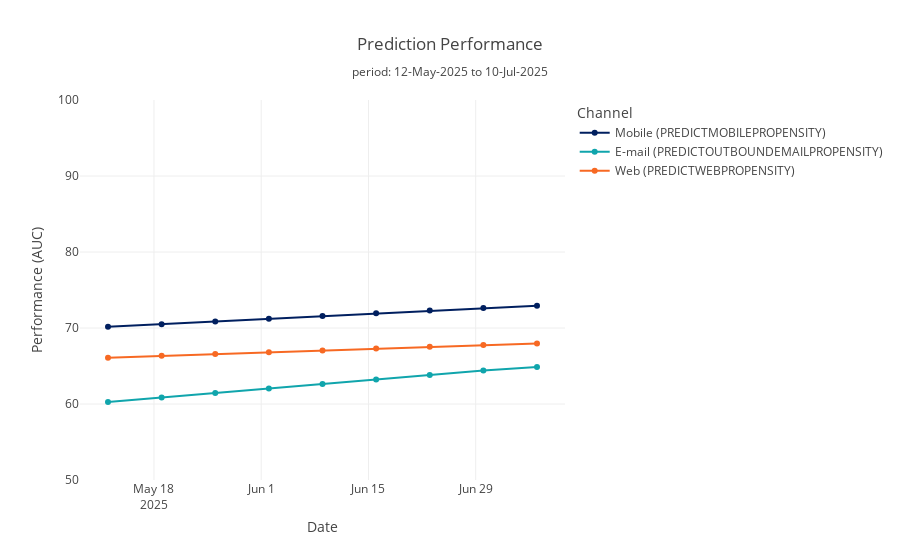

Notebook cell for this chart:
### Markdown cell above
# Prediction Trends

Summarization by default is over all time. You can pass in an argument to summarize by day, week or any other period as supported by the (Polars time offset string language)[https://docs.pola.rs/api/python/stable/reference/expressions/api/polars.Expr.dt.offset_by.html].

This trend data can then easily be visualized.

### Code cell
prediction.plot.performance_trend("1w")

### Figure 1 — Plotly figure (JSON) as saved in the notebook; plotly's stock layout.template omitted (floating-point values rounded to 4 significant figures)
{"data": [{"customdata": [["7 days", 3658.0, 126000, 5303.0, 126000, 0.04039, 2520, 126000, 0.01961, 3150, 126000, 0.02439], ["7 days", 3699.0, 126000, 5428.0, 126000, 0.0413, 2520, 126000, 0.01961, 3150, 126000, 0.02439], ["7 days", 3741.0, 126000, 5553.0, 126000, 0.04221, 2520, 126000, 0.01961, 3150, 126000, 0.02439], ["7 days", 3782.0, 126000, 5677.0, 126000, 0.04311, 2520, 126000, 0.01961, 3150, 126000, 0.02439], ["7 days", 3824.0, 126000, 5802.0, 126000, 0.04402, 2520, 126000, 0.01961, 3150, 126000, 0.02439], ["7 days", 3865.0, 126000, 5926.0, 126000, 0.04492, 2520, 126000, 0.01961, 3150, 126000, 0.02439], ["7 days", 3907.0, 126000, 6051.0, 126000, 0.04582, 2520, 126000, 0.01961, 3150, 126000, 0.02439], ["7 days", 3948.0, 126000, 6175.0, 126000, 0.04672, 2520, 126000, 0.01961, 3150, 126000, 0.02439], ["4 days", 2275.0, 72000, 3585.0, 72000, 0.04743, 1440, 72000, 0.01961, 1800, 72000, 0.02439]], "hovertemplate": "Prediction=Mobile (PREDICTMOBILEPROPENSITY)<br>Date=%{x}<br>Performance=%{y}<br>Period=%{customdata[0]}<br>Positives=%{customdata[1]}<br>Negatives=%{customdata[2]}<br>Positives_Test=%{customdata[3]}<br>Negatives_Test=%{customdata[4]}<br>CTR_Test=%{customdata[5]:.3%}<br>Positives_Control=%{customdata[6]}<br>Negatives_Control=%{customdata[7]}<br>CTR_Control=%{customdata[8]:.3%}<br>Positives_NBA=%{customdata[9]}<br>Negatives_NBA=%{customdata[10]}<br>CTR_NBA=%{customdata[11]:.3%}<extra></extra>", "legendgroup": "Mobile (PREDICTMOBILEPROPENSITY)", "line": {"color": "#001F5F", "dash": "solid"}, "marker": {"symbol": "circle"}, "mode": "lines+markers", "name": "Mobile (PREDICTMOBILEPROPENSITY)", "orientation": "v", "showlegend": true, "type": "scatter", "x": ["2025-05-12", "2025-05-19", "2025-05-26", "2025-06-02", "2025-06-09", "2025-06-16", "2025-06-23", "2025-06-30", "2025-07-07"], "xaxis": "x", "y": [70.15, 70.51, 70.86, 71.22, 71.58, 71.93, 72.29, 72.64, 72.92], "yaxis": "y"}, {"customdata": [["7 days", 2674.0, 210000, 3403.0, 210000, 0.01595, 2100, 210000, 0.009901, 2520, 210000, 0.01186], ["7 days", 2707.0, 210000, 3502.0, 210000, 0.0164, 2100, 210000, 0.009901, 2520, 210000, 0.01186], ["7 days", 2741.0, 210000, 3602.0, 210000, 0.01686, 2100, 210000, 0.009901, 2520, 210000, 0.01186], ["7 days", 2774.0, 210000, 3702.0, 210000, 0.01732, 2100, 210000, 0.009901, 2520, 210000, 0.01186], ["7 days", 2807.0, 210000, 3801.0, 210000, 0.01778, 2100, 210000, 0.009901, 2520, 210000, 0.01186], ["7 days", 2840.0, 210000, 3901.0, 210000, 0.01824, 2100, 210000, 0.009901, 2520, 210000, 0.01186], ["7 days", 2874.0, 210000, 4001.0, 210000, 0.01869, 2100, 210000, 0.009901, 2520, 210000, 0.01186], ["7 days", 2907.0, 210000, 4100.0, 210000, 0.01915, 2100, 210000, 0.009901, 2520, 210000, 0.01186], ["4 days", 1676.0, 120000, 2388.0, 120000, 0.01951, 1200, 120000, 0.009901, 1440, 120000, 0.01186]], "hovertemplate": "Prediction=E-mail (PREDICTOUTBOUNDEMAILPROPENSITY)<br>Date=%{x}<br>Performance=%{y}<br>Period=%{customdata[0]}<br>Positives=%{customdata[1]}<br>Negatives=%{customdata[2]}<br>Positives_Test=%{customdata[3]}<br>Negatives_Test=%{customdata[4]}<br>CTR_Test=%{customdata[5]:.3%}<br>Positives_Control=%{customdata[6]}<br>Negatives_Control=%{customdata[7]}<br>CTR_Control=%{customdata[8]:.3%}<br>Positives_NBA=%{customdata[9]}<br>Negatives_NBA=%{customdata[10]}<br>CTR_NBA=%{customdata[11]:.3%}<extra></extra>", "legendgroup": "E-mail (PREDICTOUTBOUNDEMAILPROPENSITY)", "line": {"color": "#10A5AC", "dash": "solid"}, "marker": {"symbol": "circle"}, "mode": "lines+markers", "name": "E-mail (PREDICTOUTBOUNDEMAILPROPENSITY)", "orientation": "v", "showlegend": true, "type": "scatter", "x": ["2025-05-12", "2025-05-19", "2025-05-26", "2025-06-02", "2025-06-09", "2025-06-16", "2025-06-23", "2025-06-30", "2025-07-07"], "xaxis": "x", "y": [60.25, 60.85, 61.44, 62.03, 62.63, 63.22, 63.81, 64.41, 64.87], "yaxis": "y"}, {"customdata": [["7 days", 40470.0, 840000, 60080.0, 840000, 0.06675, 29400, 840000, 0.03382, 31920, 840000, 0.03661], ["7 days", 41460.0, 840000, 63070.0, 840000, 0.06984, 29400, 840000, 0.03382, 31920, 840000, 0.03661], ["7 days", 42460.0, 840000, 66060.0, 840000, 0.07291, 29400, 840000, 0.03382, 31920, 840000, 0.03661], ["7 days", 43460.0, 840000, 69050.0, 840000, 0.07596, 29400, 840000, 0.03382, 31920, 840000, 0.03661], ["7 days", 44450.0, 840000, 72040.0, 840000, 0.07899, 29400, 840000, 0.03382, 31920, 840000, 0.03661], ["7 days", 45450.0, 840000, 75030.0, 840000, 0.082, 29400, 840000, 0.03382, 31920, 840000, 0.03661], ["7 days", 46450.0, 840000, 78020.0, 840000, 0.08499, 29400, 840000, 0.03382, 31920, 840000, 0.03661], ["7 days", 47440.0, 840000, 81010.0, 840000, 0.08796, 29400, 840000, 0.03382, 31920, 840000, 0.03661], ["4 days", 27560.0, 480000, 47630.0, 480000, 0.09028, 16800, 480000, 0.03382, 18240, 480000, 0.03661]], "hovertemplate": "Prediction=Web (PREDICTWEBPROPENSITY)<br>Date=%{x}<br>Performance=%{y}<br>Period=%{customdata[0]}<br>Positives=%{customdata[1]}<br>Negatives=%{customdata[2]}<br>Positives_Test=%{customdata[3]}<br>Negatives_Test=%{customdata[4]}<br>CTR_Test=%{customdata[5]:.3%}<br>Positives_Control=%{customdata[6]}<br>Negatives_Control=%{customdata[7]}<br>CTR_Control=%{customdata[8]:.3%}<br>Positives_NBA=%{customdata[9]}<br>Negatives_NBA=%{customdata[10]}<br>CTR_NBA=%{customdata[11]:.3%}<extra></extra>", "legendgroup": "Web (PREDICTWEBPROPENSITY)", "line": {"color": "#F76923", "dash": "solid"}, "marker": {"symbol": "circle"}, "mode": "lines+markers", "name": "Web (PREDICTWEBPROPENSITY)", "orientation": "v", "showlegend": true, "type": "scatter", "x": ["2025-05-12", "2025-05-19", "2025-05-26", "2025-06-02", "2025-06-09", "2025-06-16", "2025-06-23", "2025-06-30", "2025-07-07"], "xaxis": "x", "y": [66.1, 66.34, 66.58, 66.81, 67.05, 67.29, 67.53, 67.76, 67.95], "yaxis": "y"}], "layout": {"legend": {"title": {"text": "Channel"}, "tracegroupgap": 0}, "title": {"text": "Prediction Performance<br><sub>period: 12-May-2025 to 10-Jul-2025</sub>"}, "xaxis": {"anchor": "y", "domain": [0, 1], "title": {"text": "Date"}}, "yaxis": {"anchor": "x", "domain": [0, 1], "range": [50, 100], "title": {"text": "Performance (AUC)"}}}}
